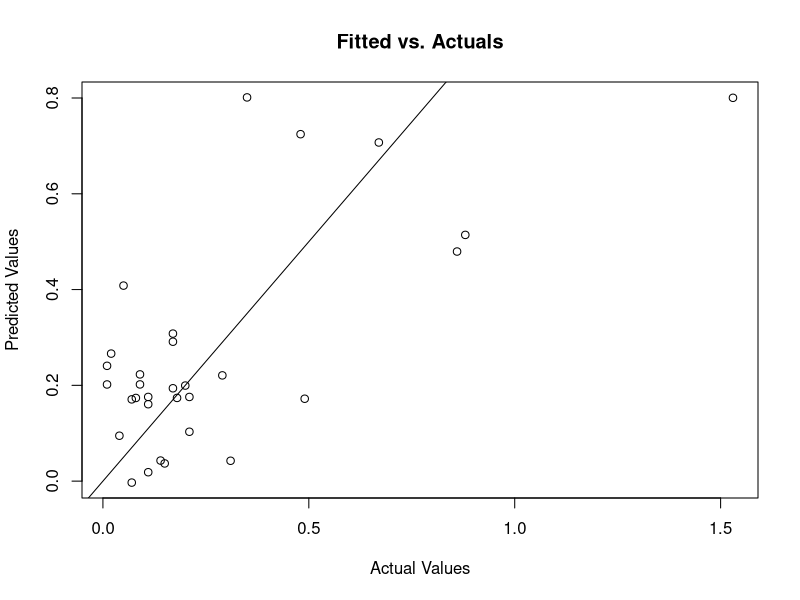
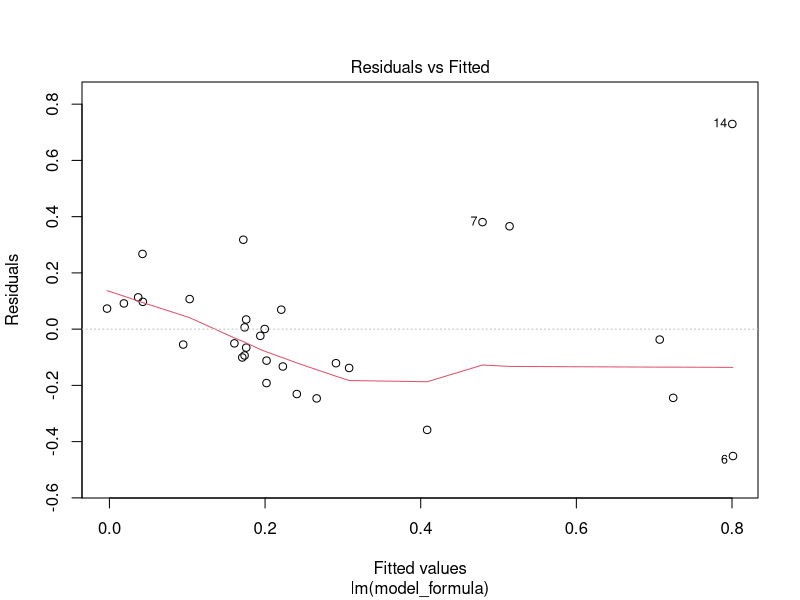
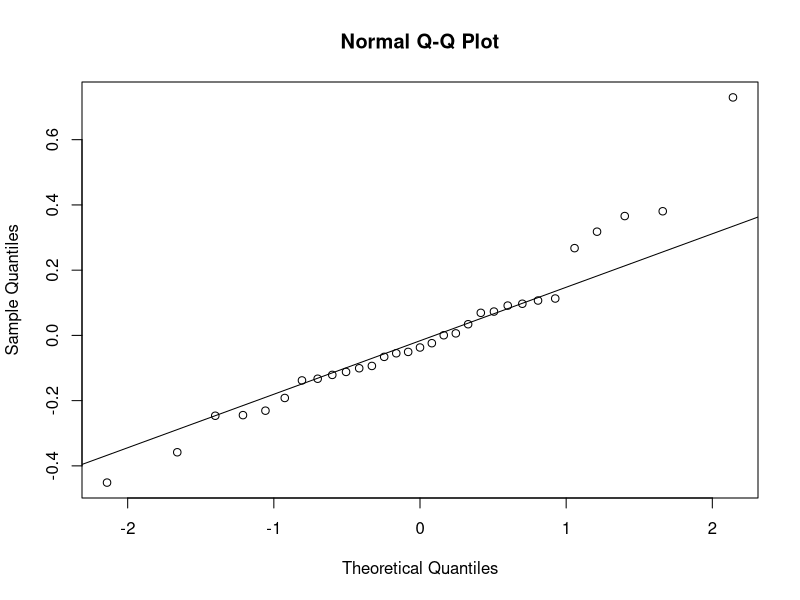
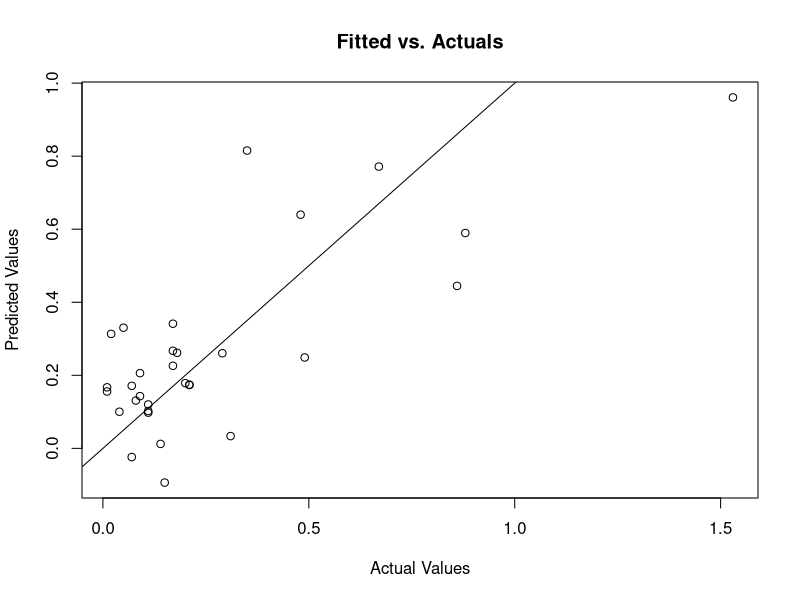
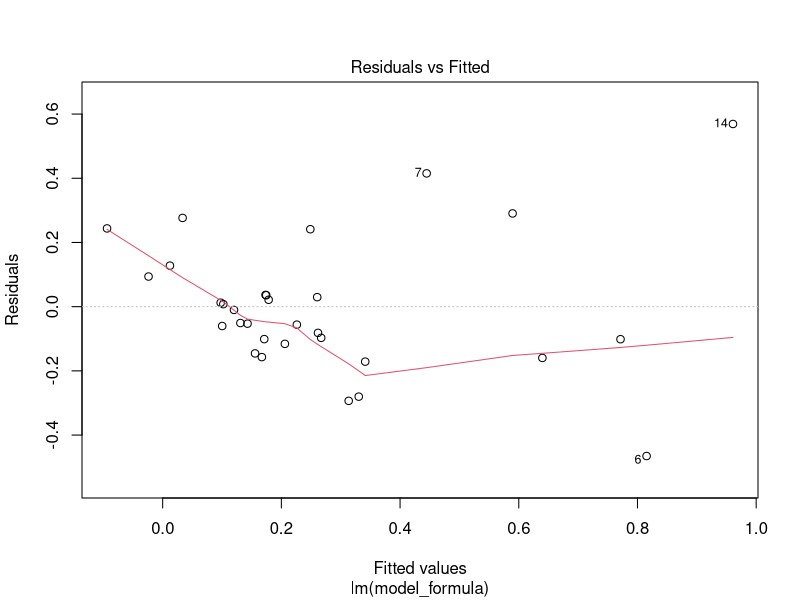
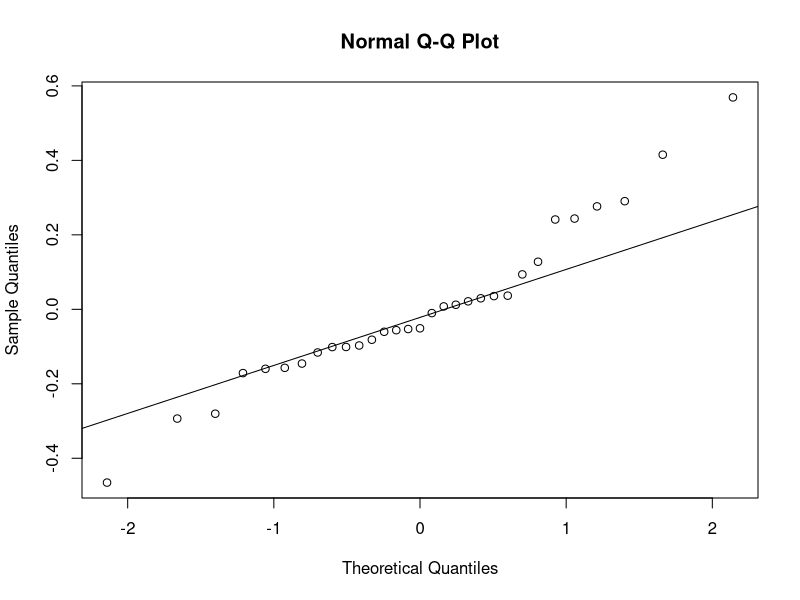
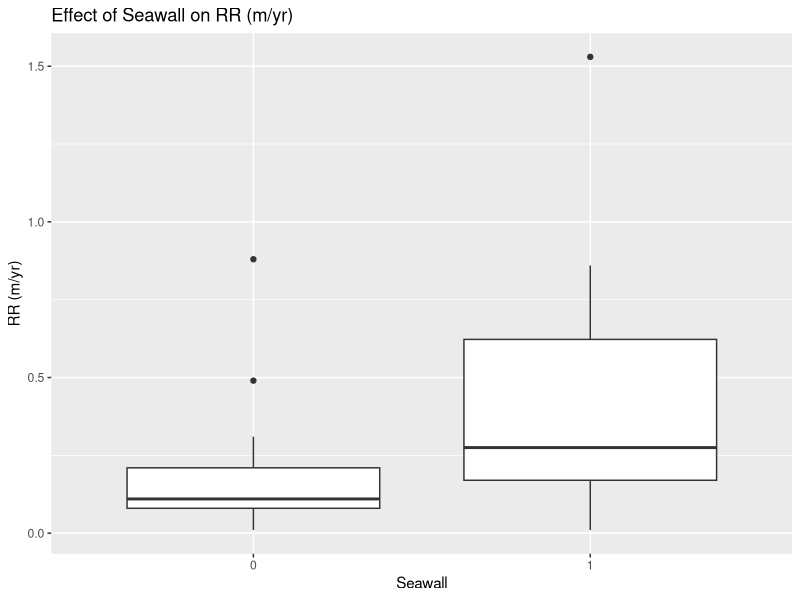

Recreate these plots in R, in order.
## ---- chunk 1
knitr::opts_chunk$set(echo = TRUE)
## ---- chunk 2
library(ggplot2)
library(tidyverse)
## ---- chunk 3
erosion<-read.csv("erosion.csv")
## ---- chunk 4
library(readr)
stan <- function(x) {
  return((x - min(x)) / (max(x) - min(x)))
}
data <- read_csv("erosion.csv")
names(data) <- gsub(" ", "_", names(data))
names(data) <- gsub("\\(", "", names(data))
names(data) <- gsub("\\)", "", names(data))
names(data) <- gsub("/", "_per_", names(data))
names(data) <- gsub("%", "percent", names(data))
if ("RR (m/yr)" %in% names(data)) {
  names(data)[names(data) == "RR (m/yr)"] <- "RR_m_per_yr"
}
numeric_columns <- sapply(data, is.numeric) & names(data) != "RR_m_per_yr"
data[numeric_columns] <- lapply(data[numeric_columns], stan)
predictors <- setdiff(names(data), c("Bluff", "RR_m_per_yr"))
target <- "RR_m_per_yr"
model_formula <- as.formula(paste(target, "~", paste(predictors, collapse = " + ")))
model1 <- lm(model_formula, data = data)
print(summary(model1))
predictions <- predict(model1, data)
mse <- mean((data[[target]] - predictions)^2)
rsquared <- summary(model1)$r.squared
cat("(MSE):", mse, "\n")
cat("R square:", rsquared, "\n")

## ---- chunk 5
#Check Linearity
plot(data[[target]], predictions, main = "Fitted vs. Actuals",
     xlab = "Actual Values", ylab = "Predicted Values")
abline(0, 1)

#Check Homoscedasticity
plot(model1, which = 1)

#Check Normal Distribution of Residuals
qqnorm(model1$residuals)
qqline(model1$residuals)

## ---- chunk 6
library(readr)
stan <- function(x) {
  return((x - min(x)) / (max(x) - min(x)))
}
data <- read_csv("erosionnne15.csv")
names(data) <- gsub(" ", "_", names(data))
names(data) <- gsub("\\(", "", names(data))
names(data) <- gsub("\\)", "", names(data))
names(data) <- gsub("/", "_per_", names(data))
names(data) <- gsub("%", "percent", names(data))
if ("RR (m/yr)" %in% names(data)) {
  names(data)[names(data) == "RR (m/yr)"] <- "RR_m_per_yr"
}
numeric_columns <- sapply(data, is.numeric) & names(data) != "RR_m_per_yr"
data[numeric_columns] <- lapply(data[numeric_columns], stan)
predictors <- setdiff(names(data), c("Bluff", "RR_m_per_yr"))
target <- "RR_m_per_yr"
model_formula <- as.formula(paste(target, "~", paste(predictors, collapse = " + ")))
model2 <- lm(model_formula, data = data)
print(summary(model2))
predictions <- predict(model2, data)
mse <- mean((data[[target]] - predictions)^2)
rsquared <- summary(model2)$r.squared
cat("(MSE):", mse, "\n")
cat("R square:", rsquared, "\n")

## ---- chunk 7
#Check Linearity
plot(data[[target]], predictions, main = "Fitted vs. Actuals",
     xlab = "Actual Values", ylab = "Predicted Values")
abline(0, 1)

#Check Homoscedasticity
plot(model2, which = 1)

#Check Normal Distribution of Residuals
qqnorm(model2$residuals)
qqline(model2$residuals)

## ---- chunk 8
data <- read.csv("erosion.csv")
data$Seawall <- factor(data$Seawall)
model <- lm(`RR..m.yr.` ~ Seawall, data = data)
summary(model)
ggplot(data, aes(x = Seawall, y = `RR..m.yr.`)) +
  geom_boxplot() +
  labs(title = "Effect of Seawall on RR (m/yr)", x = "Seawall", y = "RR (m/yr)")

